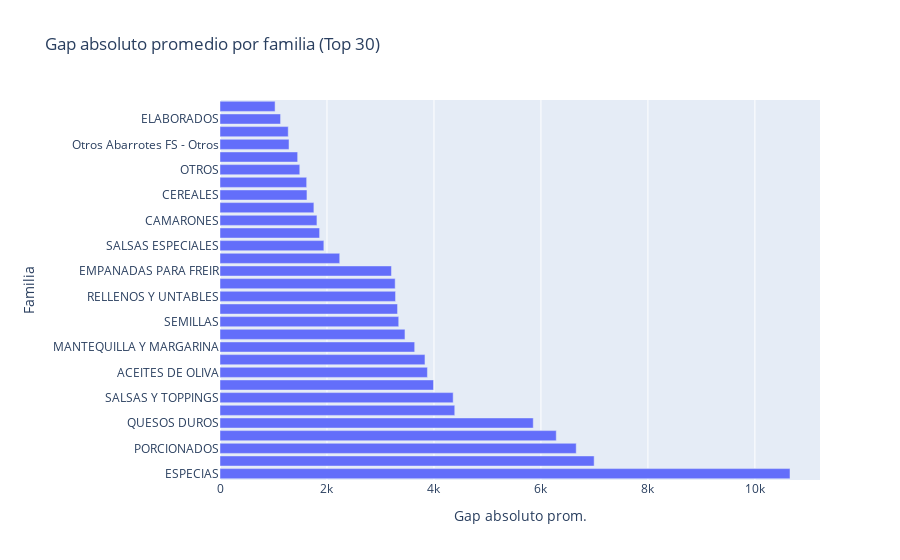
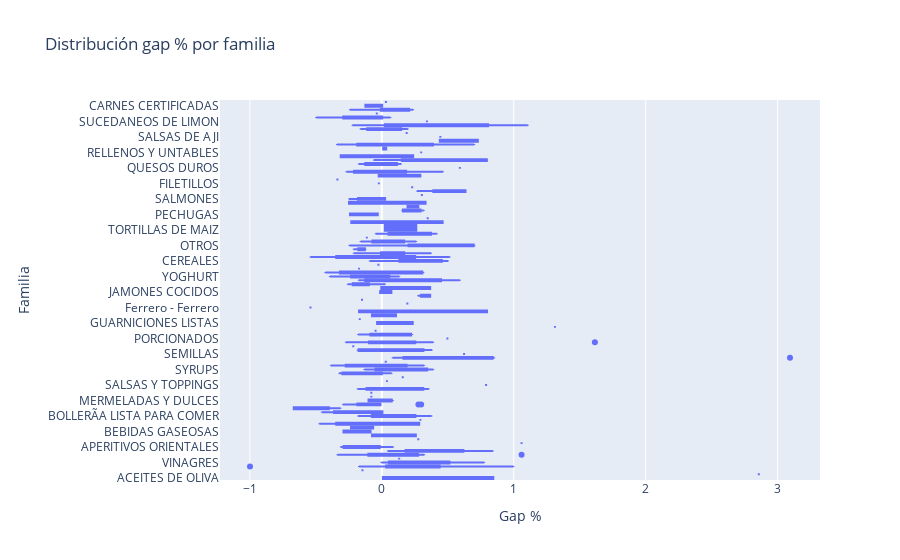

The notebook cell these images were saved under, in order:
### Markdown cell above
## Resumen por Familia (interno vs resto)

### Code cell
fam = (sku_ok.groupby('familia')
       .agg(
           skus=('sku','nunique'),
           precio_interno_prom=('precio_interno','mean'),
           precio_externo_prom=('precio_externo','mean'),
           gap_abs_prom=('gap_abs','mean'),
           gap_abs_med=('gap_abs','median'),
           gap_pct_prom=('gap_pct','mean'),
           gap_pct_med=('gap_pct','median')
       )
      )
fam['gap_abs_total'] = fam['precio_externo_prom'] - fam['precio_interno_prom']
display(fam.sort_values('gap_abs_prom', ascending=False).head(20))

fig4 = px.bar(fam.reset_index().sort_values('gap_abs_prom', ascending=False).head(30),
              y='familia', x='gap_abs_prom', orientation='h', title='Gap absoluto promedio por familia (Top 30)')
fig4.update_layout(xaxis_title='Gap absoluto prom.', yaxis_title='Familia', yaxis={'automargin':True}, margin=dict(l=220))
fig4.show()

fig5 = px.box(sku_ok, y='familia', x='gap_pct', points='outliers', title='Distribución gap % por familia')
fig5.update_layout(yaxis={'automargin':True}, xaxis_title='Gap %', yaxis_title='Familia', margin=dict(l=220))
fig5.show()

### Figure 1 — Plotly figure (JSON) as saved in the notebook; plotly's stock layout.template omitted (floating-point values rounded to 4 significant figures)
{"data": [{"hovertemplate": "gap_abs_prom=%{x}<br>familia=%{y}<extra></extra>", "legendgroup": "", "marker": {"color": "#636efa", "pattern": {"shape": ""}}, "name": "", "orientation": "h", "showlegend": false, "textposition": "auto", "type": "bar", "x": [10660.0, 6995.0, 6660.0, 6287.0, 5856.0, 4389.0, 4359.0, 3992.0, 3878.0, 3832.0, 3640.0, 3458.0, 3341.0, 3319.0, 3282.0, 3275.0, 3205.0, 2238.0, 1942.0, 1862.0, 1812.0, 1755.0, 1626.0, 1620.0, 1492.0, 1452.0, 1291.0, 1276.0, 1132.0, 1030.0], "xaxis": "x", "y": ["ESPECIAS", "ELABORADOS CRUDOS", "PORCIONADOS", "ACEITES VEGETALES", "QUESOS DUROS", "PLATOS PREPARADOS", "SALSAS Y TOPPINGS", "CAFES DE GRANO ENTERO", "ACEITES DE OLIVA", "MARISCOS Y MOLUSCOS", "MANTEQUILLA Y MARGARINA", "OTROS APERITIVOS", "SEMILLAS", "EMBUTIDOS Y FIAMBRES", "RELLENOS Y UNTABLES", "CARNES VEGETALES", "EMPANADAS PARA FREIR", "COBERTURAS Y DECORACIÃ“N", "SALSAS ESPECIALES", "SYRUPS", "CAMARONES", "TOCINOS", "CEREALES", "QUESOS", "OTROS", "BOLLERIA PARA HORNEAR", "Otros Abarrotes FS - Otros", "ENCURTIDOS", "ELABORADOS", "DESCONTINUADOS"], "yaxis": "y"}], "layout": {"barmode": "relative", "legend": {"tracegroupgap": 0}, "margin": {"l": 220}, "title": {"text": "Gap absoluto promedio por familia (Top 30)"}, "xaxis": {"anchor": "y", "domain": [0, 1], "title": {"text": "Gap absoluto prom."}}, "yaxis": {"anchor": "x", "automargin": true, "domain": [0, 1], "title": {"text": "Familia"}}}}

### Figure 2 — Plotly figure (JSON) as saved in the notebook; plotly's stock layout.template omitted (floating-point values rounded to 4 significant figures; data arrays with more than 128 entries replaced by an {"elided": "..."} marker saying what was removed)
{"data": [{"alignmentgroup": "True", "boxpoints": "outliers", "hovertemplate": "gap_pct=%{x}<br>familia=%{y}<extra></extra>", "legendgroup": "", "marker": {"color": "#636efa"}, "name": "", "notched": false, "offsetgroup": "", "orientation": "h", "showlegend": false, "type": "box", "x": {"elided": "326 float values"}, "x0": " ", "xaxis": "x", "y": {"elided": "326 str values"}, "y0": " ", "yaxis": "y"}], "layout": {"boxmode": "group", "legend": {"tracegroupgap": 0}, "margin": {"l": 220}, "title": {"text": "Distribución gap % por familia"}, "xaxis": {"anchor": "y", "domain": [0, 1], "title": {"text": "Gap %"}}, "yaxis": {"anchor": "x", "automargin": true, "domain": [0, 1], "title": {"text": "Familia"}}}}
